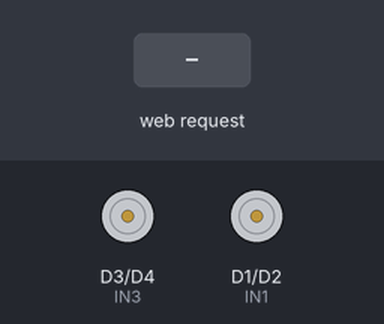
The sketch below on a simulated ESP8266 (NodeMCU). Shown: motor-driver pin pairs drawn as motors (green arrow = first pin HIGH = forward, orange = second pin HIGH = backward, longer = more drive). The inputs (shaded band) are chosen by the test bench. WiFi joins after 1.5 s; servers stay silent unless stated; what the sketch prints to the serial monitor is not drawn.

Above: at 2.7 s.
2.8 s: HTTP request GET /forward received
At 4.0 s:
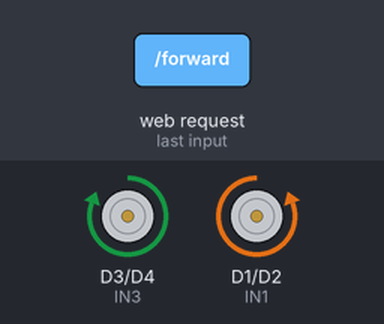
4.3 s: HTTP request GET /backward received
At 5.3 s:
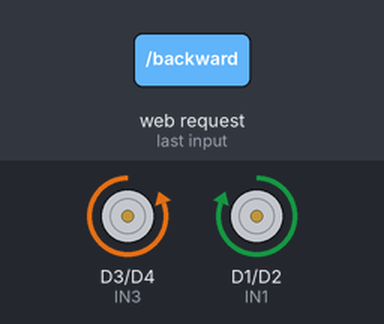
5.8 s: HTTP request GET /left received
At 6.4 s:
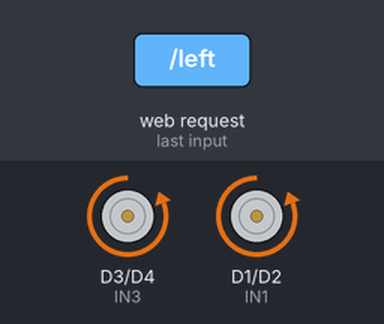
7.3 s: HTTP request GET /right received
At 7.6 s:
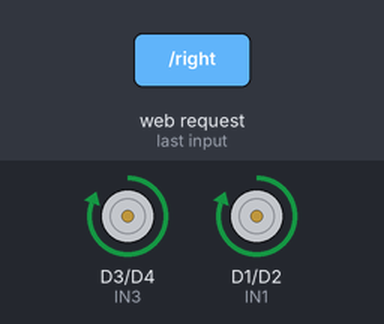
8.8 s: HTTP request GET /stop received
At 9.9 s:
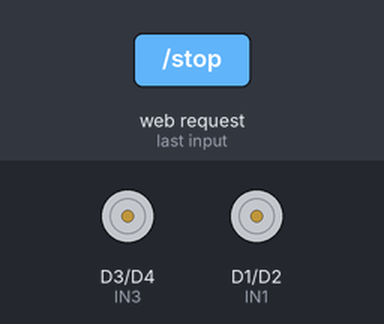
Timing chart, 0 to 11.3 s (numbered marks = the images above; inputs shaded):
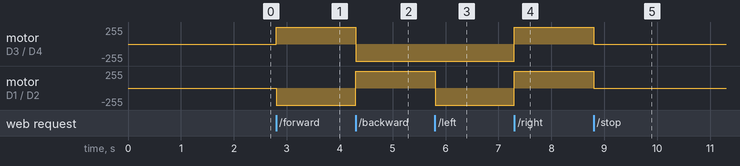

Measured:
- after the input at 2.8 s, motor on D3 (IN3) / D4 (IN4): stopped → forward 255/255 at once; motor on D1 (IN1) / D2 (IN2): stopped → backward 255/255 at once
- after the input at 4.3 s, motor on D3 (IN3) / D4 (IN4): forward 255/255 → backward 255/255 at once; motor on D1 (IN1) / D2 (IN2): backward 255/255 → forward 255/255 at once
- after the input at 5.8 s, motor on D1 (IN1) / D2 (IN2): forward 255/255 → backward 255/255 at once
- after the input at 7.3 s, motor on D3 (IN3) / D4 (IN4), motor on D1 (IN1) / D2 (IN2): backward 255/255 → forward 255/255 at once
- after the input at 8.8 s, motor on D3 (IN3) / D4 (IN4), motor on D1 (IN1) / D2 (IN2): forward 255/255 → stopped at once

The sketch:

duckmobile_sourcecode.ino
```cpp
#include <ESP8266WiFi.h>

// Define motor control pins
const int IN1 = D1;
const int IN2 = D2;
const int IN3 = D3;
const int IN4 = D4;

// Replace with your network credentials
const char* ssid = "Xe";
const char* password = "xenon99999";

WiFiServer server(80);

void setup() {
  // Set the motor control pins as outputs
  pinMode(IN1, OUTPUT);
  pinMode(IN2, OUTPUT);
  pinMode(IN3, OUTPUT);
  pinMode(IN4, OUTPUT);

  // Initialize the serial communication
  Serial.begin(115200);

  // Connect to Wi-Fi
  WiFi.begin(ssid, password);
  while (WiFi.status() != WL_CONNECTED) {
    delay(500);
    Serial.print(".");
  }
  Serial.println("");
  Serial.print("Connected to Wi-Fi. IP address: ");
  Serial.println(WiFi.localIP());

  // Start the server
  server.begin();
}

void loop() {
  WiFiClient client = server.available();
  if (client) {
    String request = client.readStringUntil('\r');
    client.flush();

    // Control the car based on the request
    if (request.indexOf("/forward") != -1) {
      moveForward();
    } else if (request.indexOf("/backward") != -1) {
      moveBackward();
    } else if (request.indexOf("/left") != -1) {
      turnLeft();
    } else if (request.indexOf("/right") != -1) {
      turnRight();
    } else if (request.indexOf("/stop") != -1) {
      stopCar();
    }


    client.println("HTTP/1.1 200 OK");
    client.println("Content-Type: text/html");
    client.println("");
    client.println("<!DOCTYPE HTML>");
    client.println("<html>");
    client.println("<head>");
    client.println("<title>DUCK - MOBILE</title>");
    client.println("<style>");
    client.println("body { font-family: Arial, sans-serif; text-align: center; margin-top: 50px; background-color: #ffff9d; }");
    client.println("h1 { color: #333; }");
    client.println(".button-container { display: flex; flex-direction: column; align-items: center; }");
    client.println(".button-row { display: flex; justify-content: center; gap: 20px; margin: 10px 0; }");
    client.println("button { font-size: 20px; width: 100px; height: 100px; background-color: #207B00; color: white; border: none; border-radius: 5px; cursor: pointer; display: flex; align-items: center; justify-content: center; }");
    client.println("button:hover { background-color: #165700; }");
    client.println(".stop-button { background-color: #FF2600; width: 100px; height: 100px; }");
    client.println(".stop-button:hover { background-color: #B22A00; }");
    client.println("</style>");
    client.println("</head>");
    client.println("<body>");
    client.println("<h1>&#x1F986; DUCK-MOBILE &#x1F986;</h1>");
    client.println("<div class=\"button-container\">");

    // Forward button
    client.println("<div class=\"button-row\">");
    client.println("<button onclick=\"location.href='/forward'\"> &#9650; </button>");
    client.println("</div>");

    // Left, Stop, Right buttons in a row
    client.println("<div class=\"button-row\">");
    client.println("<button onclick=\"location.href='/left'\"> &#9664; </button>");
    client.println("<button class=\"stop-button\" onclick=\"location.href='/stop'\">&#9724;</button>");
    client.println("<button onclick=\"location.href='/right'\"> &#9654; </button>");
    client.println("</div>");

    // Backward button
    client.println("<div class=\"button-row\">");
    client.println("<button onclick=\"location.href='/backward'\"> &#9660; </button>");
    client.println("</div>");

    client.println("</div>"); // End of button-container
    client.println("</body>");
    client.println("</html>");
    client.stop();
  }
}

void moveForward() {
  digitalWrite(IN1, LOW);
  digitalWrite(IN2, HIGH);
  digitalWrite(IN3, HIGH);
  digitalWrite(IN4, LOW);
}

void moveBackward() {
  digitalWrite(IN1, HIGH);
  digitalWrite(IN2, LOW);
  digitalWrite(IN3, LOW);
  digitalWrite(IN4, HIGH);
}

void turnLeft() {
  digitalWrite(IN1, LOW);
  digitalWrite(IN2, HIGH);
  digitalWrite(IN3, LOW);
  digitalWrite(IN4, HIGH);
}

void turnRight() {
  digitalWrite(IN1, HIGH);
  digitalWrite(IN2, LOW);
  digitalWrite(IN3, HIGH);
  digitalWrite(IN4, LOW);
}

void stopCar() {
  digitalWrite(IN1, LOW);
  digitalWrite(IN2, LOW);
  digitalWrite(IN3, LOW);
  digitalWrite(IN4, LOW);
}
```
